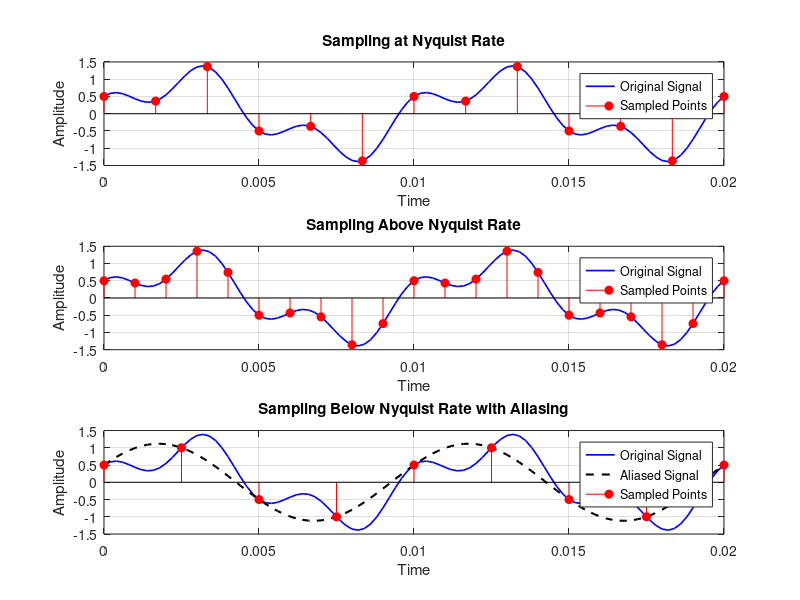

Write the MATLAB code that produced this figure.
clc;
clear;
close all;

f1 = 100;
f2 = 300;
T = 0.02;

% Continuous signal
t = 0:1/5000:T;
x = sin(2*pi*f1*t) + 0.5*cos(2*pi*f2*t);

% Sampling frequencies
fs1 = 600;     % Nyquist
fs2 = 1000;    % Above Nyquist
fs3 = 400;     % Below Nyquist

% Sampled signals
t1 = 0:1/fs1:T;
x1 = sin(2*pi*f1*t1) + 0.5*cos(2*pi*f2*t1);

t2 = 0:1/fs2:T;
x2 = sin(2*pi*f1*t2) + 0.5*cos(2*pi*f2*t2);

t3 = 0:1/fs3:T;
x3 = sin(2*pi*f1*t3) + 0.5*cos(2*pi*f2*t3);

% Aliased signal for below Nyquist case
f_alias = abs(f2 - fs3);
x_alias = sin(2*pi*f1*t) + 0.5*cos(2*pi*f_alias*t);

figure

subplot(3,1,1)
plot(t,x,'b','LineWidth',1.2)
hold on
stem(t1,x1,'r','filled')
title('Sampling at Nyquist Rate')
xlabel('Time')
ylabel('Amplitude')
grid on
legend('Original Signal','Sampled Points')

subplot(3,1,2)
plot(t,x,'b','LineWidth',1.2)
hold on
stem(t2,x2,'r','filled')
title('Sampling Above Nyquist Rate')
xlabel('Time')
ylabel('Amplitude')
grid on
legend('Original Signal','Sampled Points')

subplot(3,1,3)
plot(t,x,'b','LineWidth',1.2)
hold on
plot(t,x_alias,'k--','LineWidth',1.5)
stem(t3,x3,'r','filled')
title('Sampling Below Nyquist Rate with Aliasing')
xlabel('Time')
ylabel('Amplitude')
grid on
legend('Original Signal','Aliased Signal','Sampled Points')
